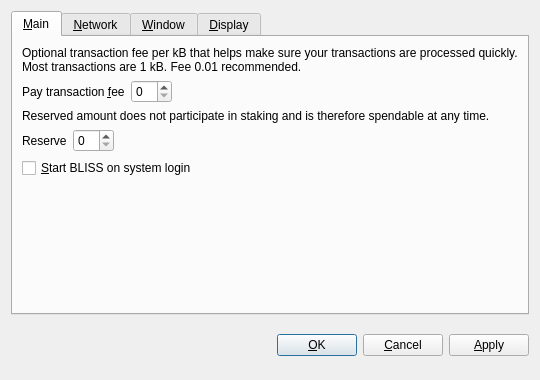
<?xml version="1.0" encoding="UTF-8"?>
<ui version="4.0">
 <class>OptionsDialog</class>
 <widget class="QDialog" name="OptionsDialog">
  <property name="geometry">
   <rect>
    <x>0</x>
    <y>0</y>
    <width>540</width>
    <height>380</height>
   </rect>
  </property>
  <property name="windowTitle">
   <string>Options</string>
  </property>
  <property name="modal">
   <bool>true</bool>
  </property>
  <layout class="QVBoxLayout" name="verticalLayout">
   <item>
    <widget class="QTabWidget" name="tabWidget">
     <property name="tabPosition">
      <enum>QTabWidget::North</enum>
     </property>
     <property name="currentIndex">
      <number>0</number>
     </property>
     <widget class="QWidget" name="tabMain">
      <attribute name="title">
       <string>&amp;Main</string>
      </attribute>
      <layout class="QVBoxLayout" name="verticalLayout_Main">
       <item>
        <widget class="QLabel" name="transactionFeeInfoLabel">
         <property name="text">
          <string>Optional transaction fee per kB that helps make sure your transactions are processed quickly. Most transactions are 1 kB. Fee 0.01 recommended.</string>
         </property>
         <property name="textFormat">
          <enum>Qt::PlainText</enum>
         </property>
         <property name="wordWrap">
          <bool>true</bool>
         </property>
        </widget>
       </item>
       <item>
        <layout class="QHBoxLayout" name="horizontalLayoutFee">
         <item>
          <widget class="QLabel" name="transactionFeeLabel">
           <property name="text">
            <string>Pay transaction &amp;fee</string>
           </property>
           <property name="textFormat">
            <enum>Qt::PlainText</enum>
           </property>
           <property name="buddy">
            <cstring>transactionFee</cstring>
           </property>
          </widget>
         </item>
         <item>
          <widget class="BitcoinAmountField" name="transactionFee"/>
         </item>
         <item>
          <spacer name="horizontalSpacerFee">
           <property name="orientation">
            <enum>Qt::Horizontal</enum>
           </property>
           <property name="sizeHint" stdset="0">
            <size>
             <width>40</width>
             <height>20</height>
            </size>
           </property>
          </spacer>
         </item>
        </layout>
       </item>
       <item>
        <widget class="QLabel" name="reserveBalanceInfoLabel">
         <property name="text">
          <string>Reserved amount does not participate in staking and is therefore spendable at any time.</string>
         </property>
         <property name="textFormat">
          <enum>Qt::PlainText</enum>
         </property>
         <property name="wordWrap">
          <bool>true</bool>
         </property>
        </widget>
       </item>
       <item>
        <layout class="QHBoxLayout" name="horizontalLayoutReserveBalance">
         <item>
          <widget class="QLabel" name="reserveBalanceLabel">
           <property name="text">
            <string>Reserve</string>
           </property>
           <property name="textFormat">
            <enum>Qt::PlainText</enum>
           </property>
           <property name="buddy">
            <cstring>reserveBalance</cstring>
           </property>
          </widget>
         </item>
         <item>
          <widget class="BitcoinAmountField" name="reserveBalance"/>
         </item>
         <item>
          <spacer name="horizontalSpacerReserveBalance">
           <property name="orientation">
            <enum>Qt::Horizontal</enum>
           </property>
           <property name="sizeHint" stdset="0">
            <size>
             <width>40</width>
             <height>20</height>
            </size>
           </property>
          </spacer>
         </item>
        </layout>
       </item>
       <item>
        <widget class="QCheckBox" name="bitcoinAtStartup">
         <property name="toolTip">
          <string>Automatically start BLISS after logging in to the system.</string>
         </property>
         <property name="text">
          <string>&amp;Start BLISS on system login</string>
         </property>
        </widget>
       </item>
       <item>
        <spacer name="verticalSpacer_Main">
         <property name="orientation">
          <enum>Qt::Vertical</enum>
         </property>
         <property name="sizeHint" stdset="0">
          <size>
           <width>20</width>
           <height>40</height>
          </size>
         </property>
        </spacer>
       </item>
      </layout>
     </widget>
     <widget class="QWidget" name="tabNetwork">
      <attribute name="title">
       <string>&amp;Network</string>
      </attribute>
      <layout class="QVBoxLayout" name="verticalLayout_Network">
       <item>
        <widget class="QCheckBox" name="mapPortUpnp">
         <property name="toolTip">
          <string>Automatically open the BLISS client port on the router. This only works when your router supports UPnP and it is enabled.</string>
         </property>
         <property name="text">
          <string>Map port using &amp;UPnP</string>
         </property>
        </widget>
       </item>
       <item>
        <widget class="QCheckBox" name="connectSocks">
         <property name="toolTip">
          <string>Connect to the BLISS network through a SOCKS proxy (e.g. when connecting through Tor).</string>
         </property>
         <property name="text">
          <string>&amp;Connect through SOCKS proxy:</string>
         </property>
        </widget>
       </item>
       <item>
        <layout class="QHBoxLayout" name="horizontalLayout_Network">
         <item>
          <widget class="QLabel" name="proxyIpLabel">
           <property name="text">
            <string>Proxy &amp;IP:</string>
           </property>
           <property name="textFormat">
            <enum>Qt::PlainText</enum>
           </property>
           <property name="buddy">
            <cstring>proxyIp</cstring>
           </property>
          </widget>
         </item>
         <item>
          <widget class="QValidatedLineEdit" name="proxyIp">
           <property name="maximumSize">
            <size>
             <width>140</width>
             <height>16777215</height>
            </size>
           </property>
           <property name="toolTip">
            <string>IP address of the proxy (e.g. 127.0.0.1)</string>
           </property>
          </widget>
         </item>
         <item>
          <widget class="QLabel" name="proxyPortLabel">
           <property name="text">
            <string>&amp;Port:</string>
           </property>
           <property name="textFormat">
            <enum>Qt::PlainText</enum>
           </property>
           <property name="buddy">
            <cstring>proxyPort</cstring>
           </property>
          </widget>
         </item>
         <item>
          <widget class="QLineEdit" name="proxyPort">
           <property name="maximumSize">
            <size>
             <width>55</width>
             <height>16777215</height>
            </size>
           </property>
           <property name="toolTip">
            <string>Port of the proxy (e.g. 9050)</string>
           </property>
          </widget>
         </item>
         <item>
          <widget class="QLabel" name="socksVersionLabel">
           <property name="text">
            <string>SOCKS &amp;Version:</string>
           </property>
           <property name="textFormat">
            <enum>Qt::PlainText</enum>
           </property>
           <property name="buddy">
            <cstring>socksVersion</cstring>
           </property>
          </widget>
         </item>
         <item>
          <widget class="QValueComboBox" name="socksVersion">
           <property name="toolTip">
            <string>SOCKS version of the proxy (e.g. 5)</string>
           </property>
          </widget>
         </item>
         <item>
          <spacer name="horizontalSpacer_Network">
           <property name="orientation">
            <enum>Qt::Horizontal</enum>
           </property>
           <property name="sizeHint" stdset="0">
            <size>
             <width>40</width>
             <height>20</height>
            </size>
           </property>
          </spacer>
         </item>
        </layout>
       </item>
       <item>
        <spacer name="verticalSpacer_Network">
         <property name="orientation">
          <enum>Qt::Vertical</enum>
         </property>
         <property name="sizeHint" stdset="0">
          <size>
           <width>20</width>
           <height>40</height>
          </size>
         </property>
        </spacer>
       </item>
      </layout>
     </widget>
     <widget class="QWidget" name="tabWindow">
      <attribute name="title">
       <string>&amp;Window</string>
      </attribute>
      <layout class="QVBoxLayout" name="verticalLayout_Window">
       <item>
        <widget class="QCheckBox" name="minimizeToTray">
         <property name="toolTip">
          <string>Show only a tray icon after minimizing the window.</string>
         </property>
         <property name="text">
          <string>&amp;Minimize to the tray instead of the taskbar</string>
         </property>
        </widget>
       </item>
       <item>
        <widget class="QCheckBox" name="minimizeOnClose">
         <property name="toolTip">
          <string>Minimize instead of exit the application when the window is closed. When this option is enabled, the application will be closed only after selecting Quit in the menu.</string>
         </property>
         <property name="text">
          <string>M&amp;inimize on close</string>
         </property>
        </widget>
       </item>
       <item>
        <spacer name="verticalSpacer_Window">
         <property name="orientation">
          <enum>Qt::Vertical</enum>
         </property>
         <property name="sizeHint" stdset="0">
          <size>
           <width>20</width>
           <height>40</height>
          </size>
         </property>
        </spacer>
       </item>
      </layout>
     </widget>
     <widget class="QWidget" name="tabDisplay">
      <attribute name="title">
       <string>&amp;Display</string>
      </attribute>
      <layout class="QVBoxLayout" name="verticalLayout_Display">
       <item>
        <layout class="QHBoxLayout" name="horizontalLayout_1_Display">
         <item>
          <widget class="QLabel" name="langLabel">
           <property name="text">
            <string>User Interface &amp;language:</string>
           </property>
           <property name="textFormat">
            <enum>Qt::PlainText</enum>
           </property>
           <property name="buddy">
            <cstring>lang</cstring>
           </property>
          </widget>
         </item>
         <item>
          <widget class="QValueComboBox" name="lang">
           <property name="toolTip">
            <string>The user interface language can be set here. This setting will take effect after restarting BLISS.</string>
           </property>
          </widget>
         </item>
        </layout>
       </item>
       <item>
        <layout class="QHBoxLayout" name="horizontalLayout_2_Display">
         <item>
          <widget class="QLabel" name="unitLabel">
           <property name="text">
            <string>&amp;Unit to show amounts in:</string>
           </property>
           <property name="textFormat">
            <enum>Qt::PlainText</enum>
           </property>
           <property name="buddy">
            <cstring>unit</cstring>
           </property>
          </widget>
         </item>
         <item>
          <widget class="QValueComboBox" name="unit">
           <property name="toolTip">
            <string>Choose the default subdivision unit to show in the interface and when sending coins.</string>
           </property>
          </widget>
         </item>
        </layout>
       </item>
       <item>
        <widget class="QCheckBox" name="displayAddresses">
         <property name="toolTip">
          <string>Whether to show BLISS addresses in the transaction list or not.</string>
         </property>
         <property name="text">
          <string>&amp;Display addresses in transaction list</string>
         </property>
        </widget>
       </item>
       <item>
        <widget class="QCheckBox" name="coinControlFeatures">
         <property name="toolTip">
          <string>Whether to show coin control features or not.</string>
         </property>
         <property name="text">
          <string>Display coin &amp;control features (experts only!)</string>
         </property>
        </widget>
       </item>
       <item>
        <spacer name="verticalSpacer_Display">
         <property name="orientation">
          <enum>Qt::Vertical</enum>
         </property>
         <property name="sizeHint" stdset="0">
          <size>
           <width>20</width>
           <height>40</height>
          </size>
         </property>
        </spacer>
       </item>
      </layout>
     </widget>
    </widget>
   </item>
   <item>
    <layout class="QHBoxLayout" name="horizontalLayout_Buttons">
     <item>
      <spacer name="horizontalSpacer_1">
       <property name="orientation">
        <enum>Qt::Horizontal</enum>
       </property>
       <property name="sizeHint" stdset="0">
        <size>
         <width>40</width>
         <height>48</height>
        </size>
       </property>
      </spacer>
     </item>
     <item>
      <widget class="QLabel" name="statusLabel">
       <property name="font">
        <font>
         <weight>75</weight>
         <bold>true</bold>
        </font>
       </property>
       <property name="text">
        <string/>
       </property>
       <property name="textFormat">
        <enum>Qt::PlainText</enum>
       </property>
       <property name="wordWrap">
        <bool>true</bool>
       </property>
      </widget>
     </item>
     <item>
      <spacer name="horizontalSpacer_2">
       <property name="orientation">
        <enum>Qt::Horizontal</enum>
       </property>
       <property name="sizeHint" stdset="0">
        <size>
         <width>40</width>
         <height>48</height>
        </size>
       </property>
      </spacer>
     </item>
     <item>
      <widget class="QPushButton" name="okButton">
       <property name="text">
        <string>&amp;OK</string>
       </property>
      </widget>
     </item>
     <item>
      <widget class="QPushButton" name="cancelButton">
       <property name="text">
        <string>&amp;Cancel</string>
       </property>
       <property name="autoDefault">
        <bool>false</bool>
       </property>
      </widget>
     </item>
     <item>
      <widget class="QPushButton" name="applyButton">
       <property name="text">
        <string>&amp;Apply</string>
       </property>
       <property name="autoDefault">
        <bool>false</bool>
       </property>
      </widget>
     </item>
    </layout>
   </item>
  </layout>
 </widget>
 <customwidgets>
  <customwidget>
   <class>BitcoinAmountField</class>
   <extends>QSpinBox</extends>
   <header>bitcoinamountfield.h</header>
  </customwidget>
  <customwidget>
   <class>QValueComboBox</class>
   <extends>QComboBox</extends>
   <header>qvaluecombobox.h</header>
  </customwidget>
  <customwidget>
   <class>QValidatedLineEdit</class>
   <extends>QLineEdit</extends>
   <header>qvalidatedlineedit.h</header>
  </customwidget>
 </customwidgets>
 <resources/>
 <connections/>
</ui>
